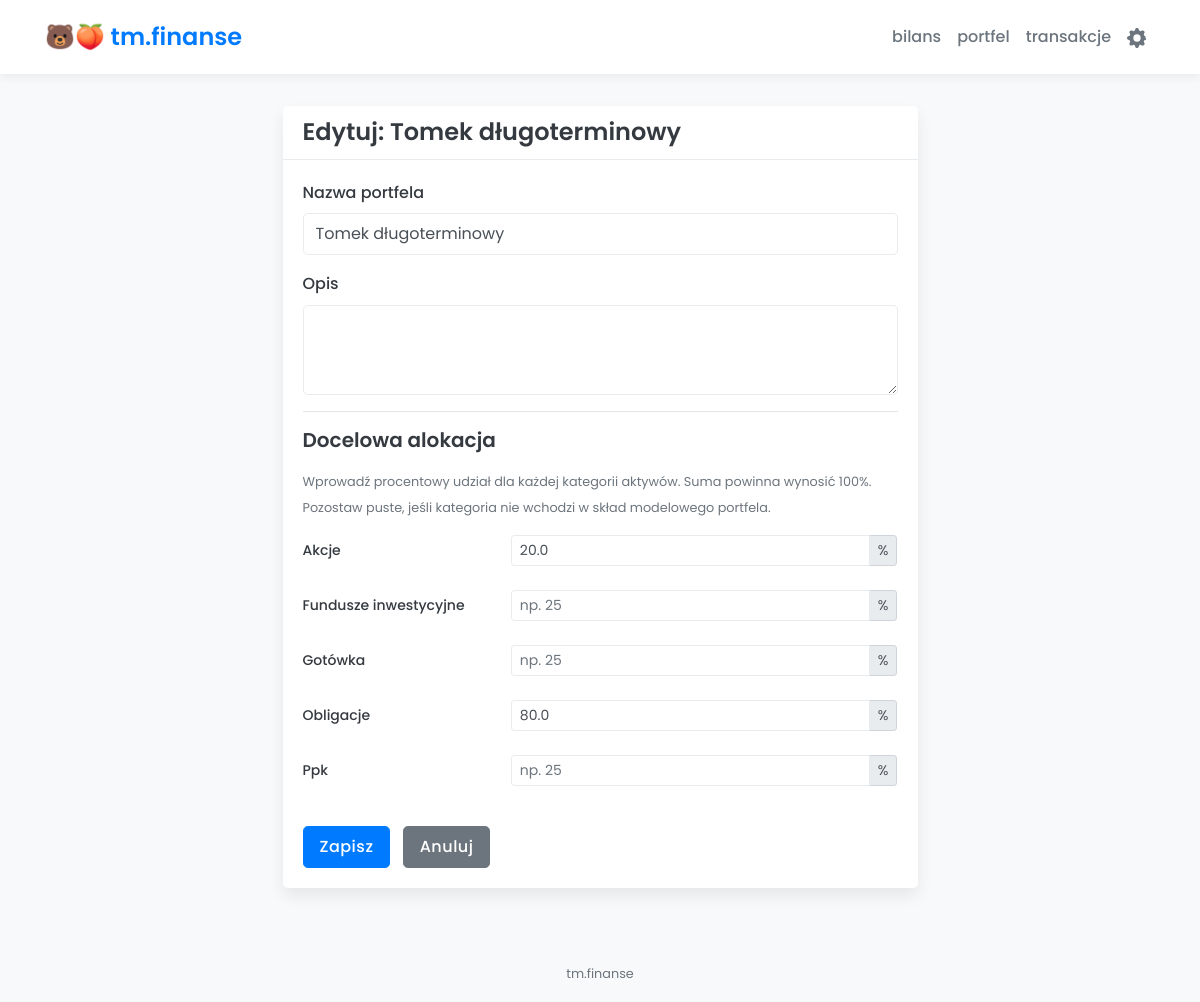
Page /portfolio/1/edit on the committed database.
### app/models.py (models this page shows, shortened)
class Portfolio(db.Model):
    id = db.Column(db.Integer, primary_key=True)
    name = db.Column(db.String(100), unique=True, nullable=False) # Np. "Portfel Długoterminowy", "Portfel Ryzykowny T&M"
    description = db.Column(db.String(255), nullable=True)
    created_at = db.Column(db.DateTime, default=datetime.utcnow)
    assets = db.relationship('Asset', backref='portfolio', lazy='dynamic', cascade="all, delete-orphan")
    target_allocation = db.Column(db.Text, nullable=True) # Przechowuje JSON string

class AssetCategory(db.Model):
    __tablename__ = 'asset_category' # Jawna nazwa tabeli, aby uniknąć konfliktu z 'Category'
    id = db.Column(db.Integer, primary_key=True)
    name = db.Column(db.String(100), unique=True, nullable=False) # Np. Akcje PL, Obligacje Skarbowe, ETF Świat, Gotówka, PPK, Nieruchomości
    assets = db.relationship('Asset', backref='asset_category_ref', lazy=True) # Zmieniona nazwa backref

### app/routes.py (the view, shortened to what this page needs)
@main_bp.route('/portfolio/<int:portfolio_id>/edit', methods=['GET', 'POST'])
def edit_portfolio(portfolio_id):
    portfolio_to_edit = Portfolio.query.get_or_404(portfolio_id)
    asset_categories = AssetCategory.query.order_by(AssetCategory.name).all()
    current_allocation = {}
    if portfolio_to_edit.target_allocation:
        try: current_allocation = json.loads(portfolio_to_edit.target_allocation)
        except json.JSONDecodeError: flash("Błąd odczytu alokacji.", "warning")
    return render_template('portfolio/edit_portfolio.html', portfolio=portfolio_to_edit, asset_categories=asset_categories, current_allocation=current_allocation)

### app/templates/portfolio/edit_portfolio.html
{% extends "layout.html" %}
{% block content %}
<div class="row justify-content-center">
    <div class="col-md-8 col-lg-7">
        <div class="card">
            <div class="card-header">
                <h3 class="mb-0">Edytuj: {{ portfolio.name }}</h3>
            </div>
            <div class="card-body">
                <form method="POST" action="{{ url_for('main.edit_portfolio', portfolio_id=portfolio.id) }}">
                    <div class="form-group">
                        <label for="name">Nazwa portfela</label>
                        <input type="text" class="form-control" id="name" name="name" value="{{ request.form.name or portfolio.name }}" required>
                    </div>
                    <div class="form-group">
                        <label for="description">Opis</label>
                        <textarea class="form-control" id="description" name="description" rows="3">{{ request.form.description or portfolio.description or '' }}</textarea>
                    </div>
                    <hr>
                    <h5>Docelowa alokacja</h5>
                    <p class="text-muted"><small>Wprowadź procentowy udział dla każdej kategorii aktywów. Suma powinna wynosić 100%. Pozostaw puste, jeśli kategoria nie wchodzi w skład modelowego portfela.</small></p>
                    {% for category in asset_categories %}
                    <div class="form-group row">
                        <label for="alloc_{{ category.id }}" class="col-sm-4 col-form-label col-form-label-sm">{{ category.name }}</label>
                        <div class="col-sm-8">
                            <div class="input-group input-group-sm">
                                <input type="number" step="0.01" min="0" max="100" class="form-control form-control-sm"
                                       id="alloc_{{ category.id }}" name="alloc_{{ category.id }}"
                                       value="{{ request.form['alloc_' ~ category.id] if request.form['alloc_' ~ category.id] is defined else (current_allocation.get(category.name) if current_allocation else '') }}"
                                       placeholder="np. 25">
                                <div class="input-group-append">
                                    <span class="input-group-text">%</span>
                                </div>
                            </div>
                        </div>
                    </div>
                    {% endfor %}
                    <button type="submit" class="btn btn-primary mt-3">Zapisz</button>
                    <a href="{{ url_for('main.portfolio_index', portfolio_id=portfolio.id) }}" class="btn btn-secondary mt-3 ml-2">Anuluj</a>
                </form>
            </div>
        </div>
    </div>
</div>
{% endblock %}

### app/static/css/style.css (style rules this page uses)
:root { --primary-color: #007bff; --primary-color-darker: #0056b3; --secondary-color: #6c757d; --light-bg: #f8f9fa; --light-gray: #e9ecef; --dark-text: #343a40; --light-text: #ffffff; --success-color: #28a745; --danger-color: #dc3545; --info-color: #17a2b8; --warning-color: #ffc107; --card-bg: #ffffff; --card-border-color: #dee2e6; --border-radius: 0.3rem; --box-shadow: 0 0.5rem 1rem rgba(0, 0, 0, 0.075); --box-shadow-light: 0 0.25rem 0.5rem rgba(0,0,0,0.05); }
body { font-family: 'Poppins', sans-serif; background-color: var(--light-bg); color: var(--dark-text); line-height: 1.6; font-size: 16px; }
.card { border: none; border-radius: var(--border-radius); box-shadow: var(--box-shadow); margin-bottom: 1.5rem; background-color: var(--card-bg); }
.card-header { background-color: transparent; border-bottom: 1px solid var(--light-gray); font-weight: 600; padding: 0.75rem 1.25rem; font-size: 1.1rem; }
.form-control { border-radius: var(--border-radius); border: 1px solid var(--light-gray); padding: 0.5rem 0.75rem; transition: border-color 0.15s ease-in-out, box-shadow 0.15s ease-in-out; height: auto; line-height: 1.5; }
.form-control-sm { padding: 0.35rem 0.6rem; font-size: 0.875rem; line-height: 1.5; height: calc(1.5em + 0.75rem + 2px); }
.form-group label { font-weight: 500; margin-bottom: 0.5rem; }
.btn { border-radius: var(--border-radius); font-weight: 500; padding: 0.5rem 1rem; transition: all 0.2s ease-in-out; letter-spacing: 0.5px; }
.btn-primary { background-color: var(--primary-color); border-color: var(--primary-color); }
h2, h3, h4, h5 { color: var(--dark-text); font-weight: 600; margin-bottom: 1rem; }
h3 { font-size: 1.5rem; }

### rows in the picture
Portfolio: name "Tomek długoterminowy"
AssetCategory: name "Akcje", name "20.0"
AssetCategory: name "Fundusze inwestycyjne"
AssetCategory: name "Gotówka"
AssetCategory: name "Obligacje", name "80.0"
AssetCategory: name "Ppk", id "np. 25"
